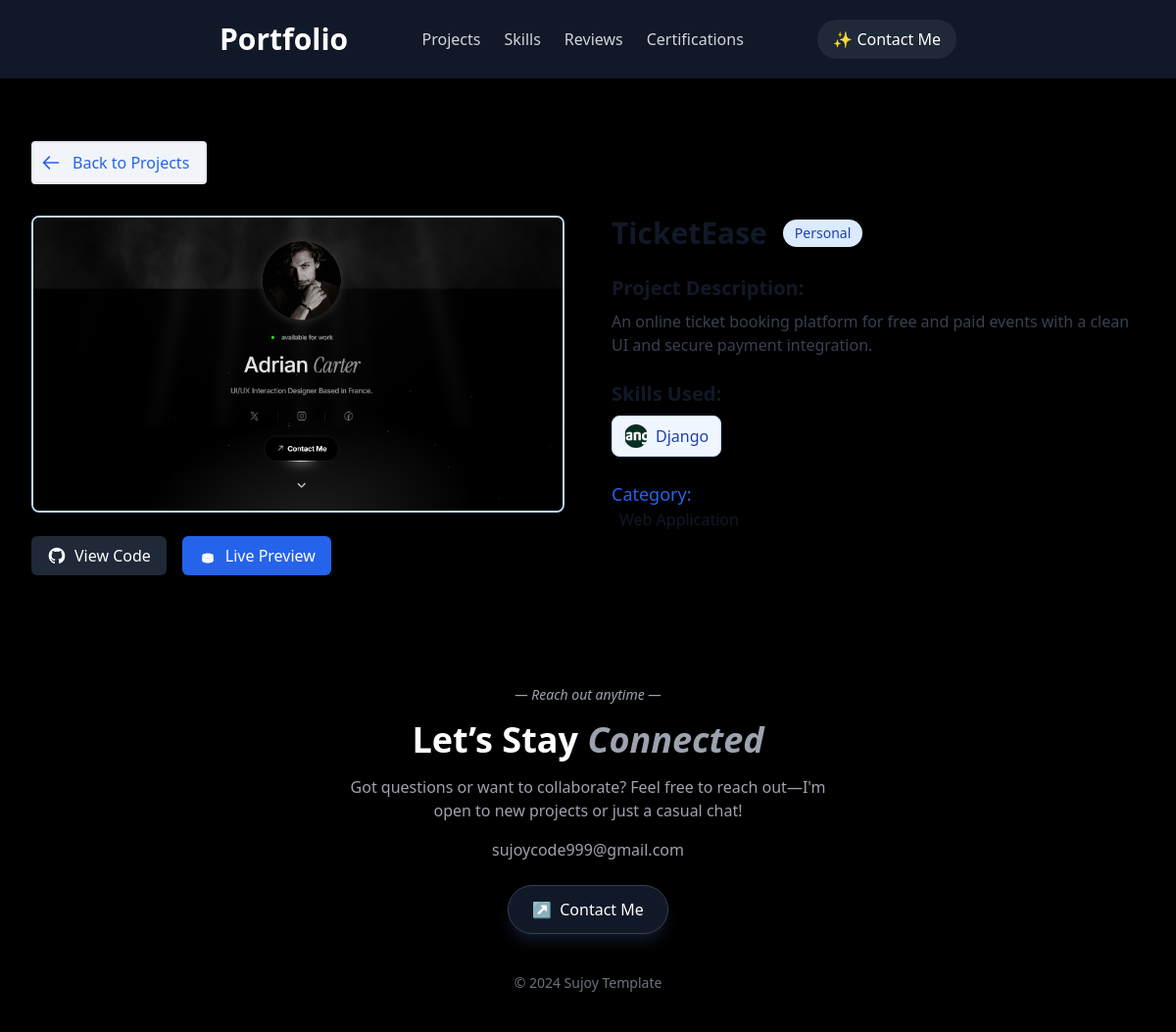
Screenshot of /projects/5/ with the database file from the repository.
### pages/models.py (models this page shows, shortened)
class Project(models.Model):
    project_name = models.CharField(max_length=200)
    project_type = models.CharField(max_length=20, choices=[('personal', 'Personal'), ('professional', 'Professional')])
    category = models.CharField(max_length=100)
    description = models.TextField()
    image = models.ImageField(upload_to='projects/')
    github_link = models.URLField(blank=True, null=True , default='https://twitter.com/')
    preview_link = models.URLField(blank=True, null=True, default='https://twitter.com/')
    skills_used = models.ManyToManyField(All_Skills, blank=True)

class All_Skills(models.Model):
    skills_name = models.CharField(max_length=100)
    skills_img = models.ImageField(upload_to='skills_images/')
    proficiency = models.IntegerField(help_text="Proficiency level from 1 to 10")

### pages/views.py (the view)
# urls.py: path('projects/<int:pk>/', views.project_detail, name='project_detail'),
def project_detail(request, pk):
    project = get_object_or_404(Project, pk=pk)
    return render(request, 'project_detils.html', {'project': project})

### templates/project_detils.html (shortened to what this page needs)
{% extends "base.html" %}
{% block content %}
<section class="py-12 px-4 sm:px-6 lg:px-8 max-w-7xl mx-auto mt-24">
    <div class="mb-8">
        <a href="{% url 'projects_list' %}" class="inline-flex items-center text-blue-600 hover:text-blue-800 dark:text-blue-900 dark:hover:text-blue-800 border-2 rounded px-2 bg-slate-100">
            <svg class="w-5 h-5 mr-1" fill="none" stroke="currentColor" viewBox="0 0 24 24">
                <path stroke-linecap="round" stroke-linejoin="round" stroke-width="2" d="M10 19l-7-7m0 0l7-7m-7 7h18" />
            </svg>
            <span class="p-2">Back to Projects</span>
        </a>
    </div>
    <div class="grid grid-cols-1 lg:grid-cols-2 gap-12">
        <div>
            <div class="rounded-lg overflow-hidden shadow-lg mb-6 border-2 border-blue-200 dark:border-blue-800">
                <img src="{{ project.image.url }}" alt="{{ project.project_name }}" class="w-full h-auto">
            </div>
            <div class="flex flex-wrap gap-4 mb-6">
                {% if project.github_link %}
                <a href="{{ project.github_link }}" target="_blank" class="inline-flex items-center px-4 py-2 bg-gray-800 text-white rounded-md hover:bg-gray-700 transition-colors">
                    <span>View Code</span>
                </a>
                {% endif %}
                {% if project.preview_link %}
                <a href="{{ project.preview_link }}" target="_blank" class="inline-flex items-center px-4 py-2 bg-blue-600 text-white rounded-md hover:bg-blue-700 transition-colors">
                    <svg class="w-5 h-5 mr-2" fill="currentColor" viewBox="0 0 24 24">
                        <path d="M12 15c3.866 0 7-1.343 7-3s-3.134-3-7-3-7 1.343-7 3 3.134 3 7 3z" />
                        <path d="M12 15c3.866 0 7-1.343 7-3v6c0 1.657-3.134 3-7 3s-7-1.343-7-3v-6c0 1.657 3.134 3 7 3z" />
                    </svg>
                    <span>Live Preview</span>
                </a>
                {% endif %}
            </div>
        </div>
        <div>
            <div class="flex items-center gap-4 mb-6">
                <h1 class="text-3xl font-bold text-gray-900 dark:text-white  decoration-blue-500 decoration-2">{{ project.project_name }}</h1>
                <span class="px-3 py-1 text-sm rounded-full bg-blue-100 text-blue-800 dark:bg-blue-900 dark:text-blue-200">
                    {{ project.get_project_type_display }}
                </span>
            </div>
            <div class="mb-6">
                <h2 class="text-xl font-semibold text-gray-900 dark:text-white mb-2  decoration-blue-400 decoration-2">Project Description:</h2>
                <div class="prose dark:prose-invert max-w-none text-gray-700 dark:text-gray-300">
                    {{ project.description|linebreaks }}
                </div>
            </div>
            <div>
                <h2 class="text-xl font-semibold text-gray-900 dark:text-white mb-2  decoration-blue-400 decoration-2">Skills Used:</h2>
                <div class="flex flex-wrap gap-3">
                    {% for skill in project.skills_used.all %}
                    <div class="flex items-center gap-2 px-3 py-2 bg-blue-50 dark:bg-blue-900/30 rounded-lg border border-blue-200 dark:border-blue-800">
                        <img src="{{ skill.skills_img.url }}" alt="{{ skill.skills_name }}" class="w-6 h-6 rounded-full object-cover">
                        <span class="text-blue-800 dark:text-blue-200 font-medium">{{ skill.skills_name }}</span>
                    </div>
                    {% endfor %}
                </div>
            </div>
            <div class="mt-6">
                <div>
                    <h2 class="text-lg font-medium text-blue-600 dark:text-white">Category:</h2>
                    <p class="text-gray-900  dark:text-blue-400 font-medium px-2">{{ project.category }}</p>
                </div>
        </div>
        </div>
    </div>
</section>
{% endblock %}

### rows the page displays
Project: image (picture), project_name "TicketEase", project_type "Personal", description "An online ticket booking platform for free and paid events with a clean UI and secure payment integration.", category "Web Application"
All_Skills: skills_img (picture), skills_name "Django"
